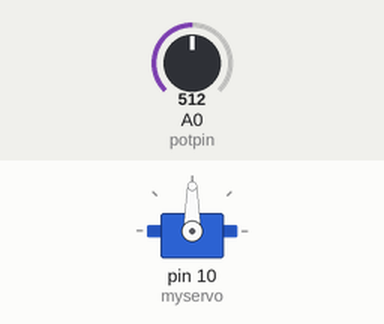
The sketch below on a simulated Arduino Uno, built with avr-gcc and run on an emulated ATmega328P. Shown: servo. The inputs (shaded band) are chosen by the test bench; at power-on: A0 (potpin) = 512.

Above: at 1.2 s.
1.3 s: A0 (potpin) set to 716
At 2.2 s:
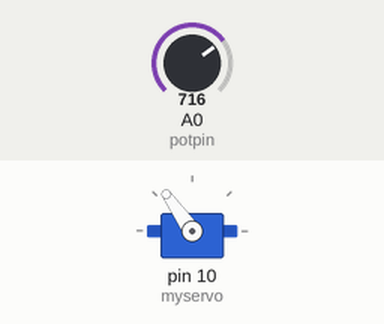
2.8 s: A0 (potpin) set to 900
At 3.1 s:
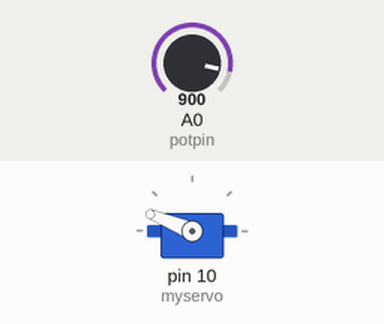
4.3 s: A0 (potpin) set to 1023
At 5.5 s:
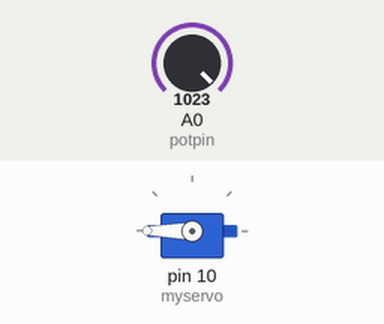
5.8 s: A0 (potpin) set to 306
At 6.5 s:
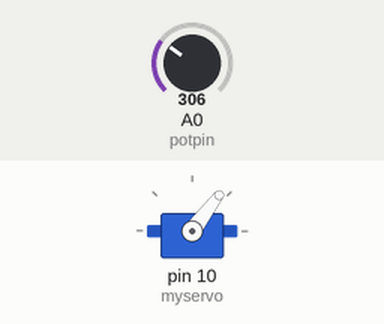
7.3 s: A0 (potpin) set to 122
At 8.0 s:
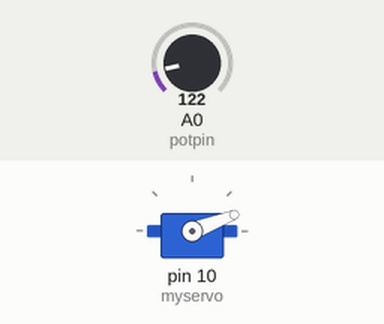
Timing chart, 0 to 9.8 s (numbered marks = the images above; inputs shaded):
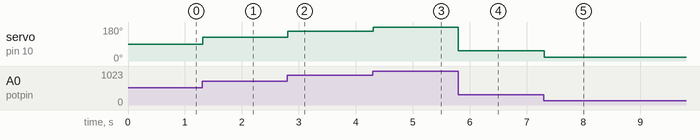

Measured:
- after the input at 1.3 s, servo on pin 10 (myservo): 90° → 125° at once
- after the input at 2.8 s, servo on pin 10 (myservo): 125° → 158° at once
- after the input at 4.3 s, servo on pin 10 (myservo): 158° → 180° at once
- after the input at 5.8 s, servo on pin 10 (myservo): 180° → 53° at once
- after the input at 7.3 s, servo on pin 10 (myservo): 53° → 21° at once

The sketch:

servo_motor1.ino
```cpp
#include <Servo.h>

Servo myservo;

int potpin = 0;  // analog pin used to connect the potentiometer
int val;    // variable to read the value from the analog pin

void setup() {
  myservo.attach(10);  // attaches the servo on pin 9 to the servo object
}

void loop() {
  val = analogRead(potpin);
  val = map(val, 0, 1023, 0, 180);
  myservo.write(val);
  delay(15);
}
```
